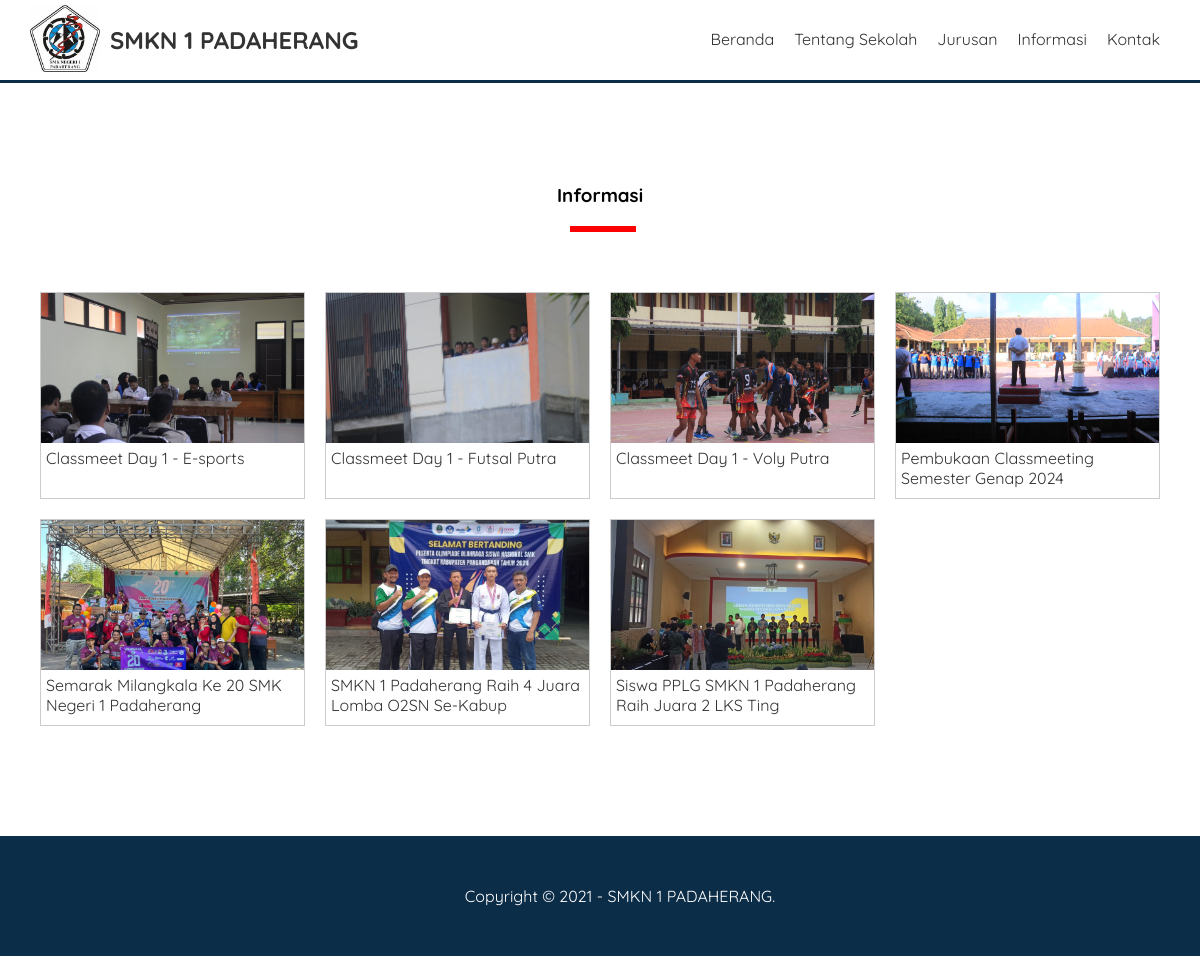
The app's page /informasi.php with its own data.
### tables this page shows
CREATE TABLE `pengaturan` (
  `id` int NOT NULL,
  `nama` varchar(50) NOT NULL,
  `email` varchar(50) NOT NULL,
  `telepon` varchar(20) NOT NULL,
  `alamat` text NOT NULL,
  `logo` varchar(50) NOT NULL,
  `favicon` varchar(50) NOT NULL,
  `tentang_sekolah` text NOT NULL,
  `foto_sekolah` varchar(50) NOT NULL,
  `google_maps` text NOT NULL,
  `nama_kepsek` varchar(50) NOT NULL,
  `foto_kepsek` varchar(50) NOT NULL,
  `sambutan_kepsek` text NOT NULL,
  `created_at` timestamp NOT NULL DEFAULT CURRENT_TIMESTAMP,
  `updated_at` datetime DEFAULT NULL
);

CREATE TABLE `informasi` (
  `id` int NOT NULL,
  `judul` varchar(255) NOT NULL,
  `keterangan` text NOT NULL,
  `gambar` varchar(50) NOT NULL,
  `created_at` timestamp NOT NULL DEFAULT CURRENT_TIMESTAMP,
  `updated_at` datetime DEFAULT NULL,
  `created_by` int NOT NULL
);

### informasi.php (the view)
<?php include 'header.php'; ?>
<div class="section">
	<div class="container">
		<h3 class="text-center">Informasi</h3>
		<?php
			$informasi = mysqli_query($conn, "SELECT * FROM informasi ORDER BY id DESC");
			if(mysqli_num_rows($informasi) > 0){
				while($p = mysqli_fetch_array($informasi)){
		?>
			<div class="col-4">
				<a href="detail-informasi.php?id=<?= $p['id'] ?>" class="thumbnail-link">
				<div class="thumbnail-box">
					<div class="thumbail-img" style="background-image: url('uploads/informasi/<?= $p['gambar'] ?>');">
					</div>
					<div class="thumbnail-text">
						<?= substr($p['judul'], 0, 50) ?>
					</div>
				</div>
				</a>
			</div>
		<?php }}else{ ?>
			Tidak ada data
		<?php } ?>
	</div>
</div>
<?php include 'footer.php'; ?>

### header.php (shortened to what this page needs)
<?php
	include 'koneksi.php';
	$identitas = mysqli_query($conn, "SELECT * FROM pengaturan ORDER BY id DESC LIMIT 1");
	$d = mysqli_fetch_object($identitas);
?>
<!DOCTYPE html>
<html>
<head>
	<link rel="stylesheet" type="text/css" href="assets/css/style.css">
</head>
<body>
	<div class="header">
		<div class="container">
			<div class="header-logo">
				<img src="uploads/identitas/<?= $d->logo ?>" width="70">
				<h2><a href="index.php"><?= $d->nama ?></a></h2>
			</div>
			<ul class="header-menu">
				<li><a href="index.php">Beranda</a></li>
				<li><a href="tentang-sekolah.php">Tentang Sekolah</a></li>
				<li><a href="jurusan.php">Jurusan</a></li>
				<li><a href="informasi.php">Informasi</a></li>
				<li><a href="kontak.php">Kontak</a></li>
			</ul>
		</div>
	</div>

### footer.php (shortened to what this page needs)
	<footer>
		<div class="container text-center">
			Copyright &copy; 2021 - <?= $d->nama ?>.
		</div>
	</footer>
</body>
</html>

### assets/css/style.css (style rules this page uses)
* { margin:0; padding:0; font-family: 'Quicksand', sans-serif; box-sizing: border-box; }
a { text-decoration: none; }
.container { width: 1140px; margin:0 auto; }
.container::after { content: ""; display: block; clear: both; }
.text-center { text-align: center !important; }
.header { border-bottom:3px solid #0C2D48; }
.header a { color: #333; }
.header-logo { float: left; line-height: 70px; padding:5px 0; }
.header-logo img { float: left; margin-right: 10px; }
.header-logo h2 { float: left; }
.header-menu { float: right; }
.header-menu li { float: left; list-style: none; padding:29px 10px; }
.section { padding:100px 0; }
.section h3 { padding-bottom: 25px; margin-bottom: 50px; position: relative; }
.section h3::after { content: ""; display: block; width:60px; border:3px solid red; position: absolute; bottom: 0; left: calc(50% - 30px); }
.col-4 { min-height: 200px; width: 25%; float: left; padding:10px; }
.thumbnail-box { border:1px solid #ccc; width: 100%; min-height: 200px; background-color: #fff; }
.thumbail-img { height: 150px; background-repeat: no-repeat; background-size: cover; }
.thumbnail-text { height: 55px; padding:5px; }
.thumbnail-link { color: #333; }
footer { padding:50px; background-color: #0C2D48; color: #fff; }

### records on screen
pengaturan: logo (picture), nama "SMKN 1 PADAHERANG"
informasi: gambar (picture), judul "Classmeet Day 1 - E-sports"
informasi: gambar (picture), judul "Classmeet Day 1 - Futsal Putra"
informasi: gambar (picture), judul "Classmeet Day 1 - Voly Putra"
informasi: gambar (picture), judul "Pembukaan Classmeeting Semester Genap 2024"
informasi: gambar (picture), judul "Semarak Milangkala Ke 20 SMK Negeri 1 Padaherang"
informasi: gambar (picture), judul "SMKN 1 Padaherang Raih 4 Juara Lomba O2SN Se-Kabup"
informasi: gambar (picture), judul "Siswa PPLG SMKN 1 Padaherang Raih Juara 2 LKS Ting"
